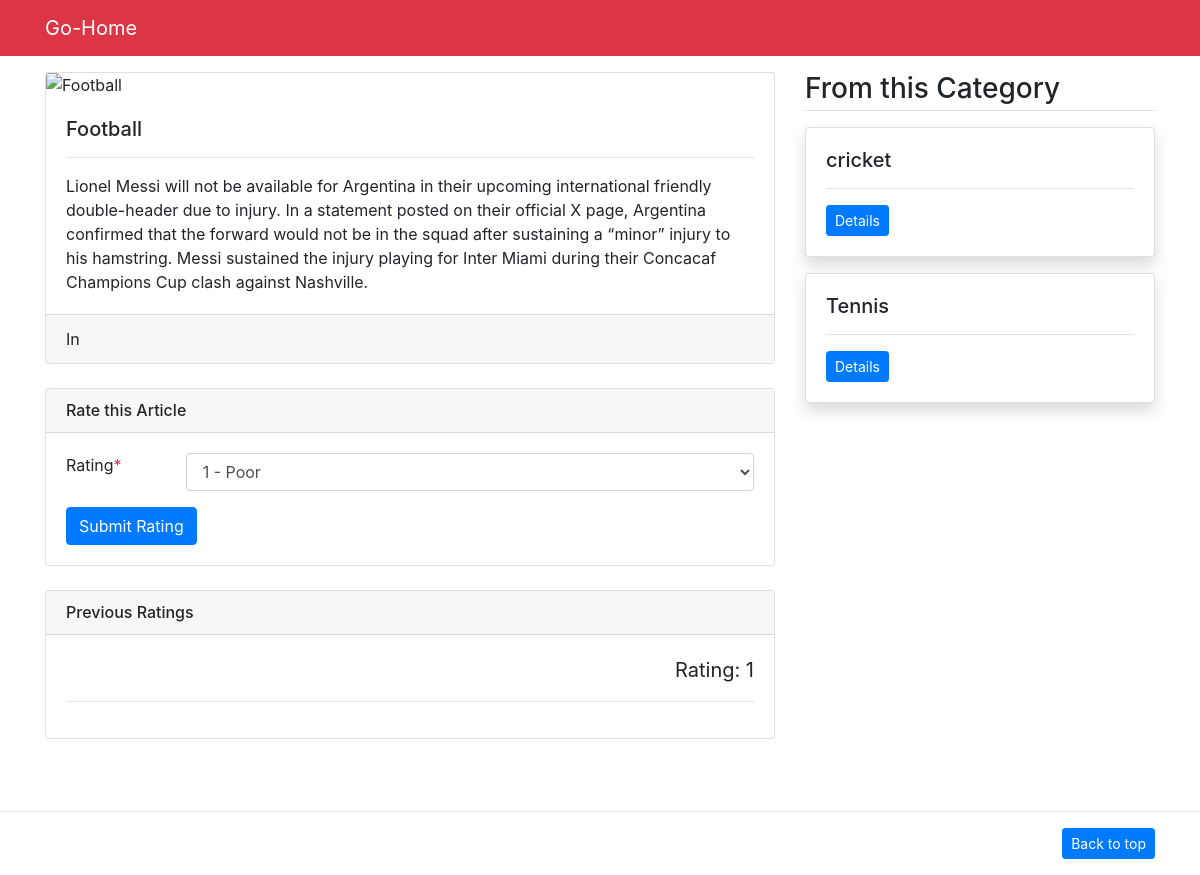
The app's page /detail/2 with its own data.
### first_app/models.py (models this page shows, shortened)
class News(models.Model):
    category = models.ForeignKey(Category, on_delete=models.CASCADE)
    Headline = models.CharField(max_length=300)
    image = CloudinaryField('image', folder='prothomalo', blank=True, null=True)
    Body = models.TextField()
    publishing_time = models.DateTimeField(auto_now_add=True)

class Rating(models.Model):
    news = models.ForeignKey(News, on_delete=models.CASCADE)
    rating = models.IntegerField(
        choices=[(i, i) for i in range(5)])  # Ratings from 0 to 4
    comment = models.TextField()

### first_app/views.py (the view, shortened to what this page needs)
# urls.py: path('detail/<int:news_id>', views.detail, name='detail'),
def detail(request, news_id):
    news = get_object_or_404(News, pk=news_id)
    rating = Rating.objects.filter(news=news).first()
    ratings = Rating.objects.filter(news=news)
    related_news = News.objects.filter(
        category=news.category).exclude(id=news_id)[:3]
    return render(request, 'detail1.html', {'news': news, 'ratings': ratings, 'related_news': related_news})

### first_app/templates/detail1.html (shortened to what this page needs)
{% load static %}
<!DOCTYPE html>
<html>
  <head>
    <link rel="stylesheet" type="text/css" href="{% static 'vendor/bs4/bootstrap.min.css' %}" />
  </head>
  <body>
    <nav class="navbar navbar-expand-lg navbar-dark bg-danger">
      <div class="container">
        <a class="navbar-brand" href="/">Go-Home</a>
      </div>
    </nav>
    <main class="container mt-3 mb-5">
      <div class="row my-3">
        <div class="col-md-8">
          <div class="card mb-3">
            <img src="{{ news.image.url }}" class="card-img-top" alt="{{ news.Headline }}" />
            <div class="card-body">
              <h5 class="card-title">{{ news.Headline }}</h5>
              <hr />
              <p class="card-text">{{ news.Body }}</p>
            </div>
            <div class="card-footer">
              In <a href="/category/{{ news.category.id }}">{{ news.category.title }}</a>
            </div>
          </div>
          <div class="card my-4">
            <h6 class="card-header">Rate this Article</h6>
            <div class="card-body">
              <form method="post">
                <div class="form-group row">
                  <label class="col-md-2">Rating<span class="text-danger">*</span></label>
                  <div class="col-md-10">
                    <select name="rating" class="form-control">
                      <option value="1">1 - Poor</option>
                    </select>
                  </div>
                </div>
                <input type="submit" class="btn btn-primary" value="Submit Rating" />
              </form>
            </div>
          </div>
          <div class="card my-4">
            <h6 class="card-header">Previous Ratings</h6>
            <div class="card-body">
              {% for rating in ratings %}
                <blockquote class="blockquote text-right">
                  <p class="mb-0">Rating: {{ rating.rating }}</p>
                </blockquote>
                <hr />
                {% empty %}
                <p>No ratings yet.</p>
              {% endfor %}
            </div>
          </div>
        </div>
        <div class="col-md-4">
          <h3 class="mb-3 border-bottom pb-1">From this Category</h3>
          {% for related_news_item in related_news %}
            <div class="card mb-3 shadow">
              <div class="card-body">
                <h5 class="card-title">{{ related_news_item.Headline }}</h5>
                <hr />
                <p class="card-text">
                  <a href="/detail/{{ related_news_item.id }}" class="btn btn-sm btn-primary">Details</a>
                </p>
              </div>
            </div>
          {% endfor %}
        </div>
      </div>
    </main>
    <hr />
    <footer class="text-muted">
      <div class="container">
        <p class="float-right">
          <a href="#" class="btn btn-sm btn-primary">Back to top</a>
        </p>
      </div>
    </footer>
  </body>
</html>

### records on screen
News: Headline "Football", Body "Lionel Messi will not be available for Argentina in their upcoming international friendly double-header due to injury. In a statement posted on their official X page, Argentina confirmed that the forward would not be in the squad after sustaining a “minor” injury to his hamstring. Messi sustained the injury playing for Inter Miami during their Concacaf Champions Cup clash against Nashville."
Rating: rating "1"
News: Headline "cricket"
News: Headline "Tennis"
